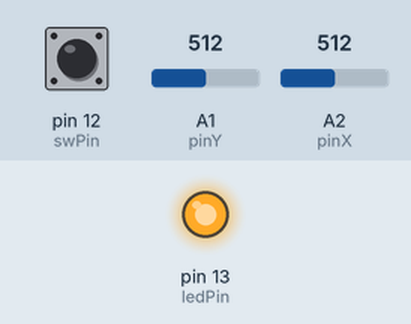
A sketch run on a simulated Arduino Uno, built with avr-gcc and run on an emulated ATmega328P. On the bench: output pins drawn as LEDs (lit = HIGH). The test bench sets the inputs (shaded band); at power-on: pin 12 (swPin) HIGH, A1 (pinY) = 512, A2 (pinX) = 512. What the sketch prints to the serial monitor is not drawn.

Above: at 1.2 s.
1.3 s: pin 12 (swPin) pulled LOW for 0.15 s
At 1.38 s:
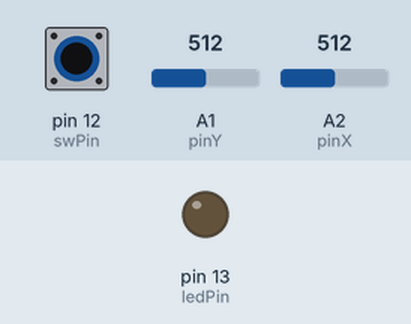
2.9 s: pin 12 (swPin) pulled LOW for 3.2 s
At 7.4 s:
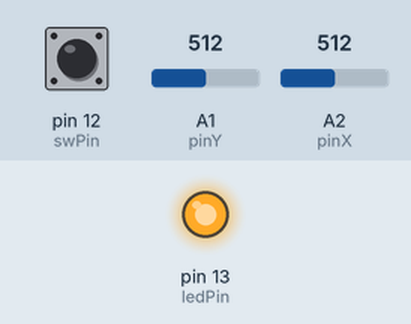
Timing chart, 0 to 8.9 s (numbered marks = the images above; inputs shaded):
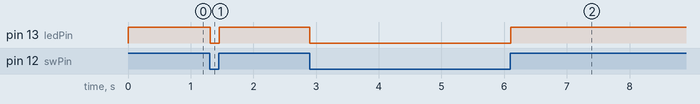

Measured:
- after the input at 1.3 s, pin 13 (ledPin): HIGH → LOW at once, → HIGH 0.15 s later
- after the input at 2.9 s, pin 13 (ledPin): HIGH → LOW at once, → HIGH 3.2 s later

The sketch:

joy-ps2.ino
```cpp
#define pinX    A2  // ось X джойстика RED - RESUME
#define pinY    A1  // ось Y джойстика BLUE - HOLD
#define swPin    12  // кнопка джойстика SPN - EN
#define ledPin   13  // светодиод на Pin 13

void setup() {
  Serial.begin(9600);

  pinMode(ledPin, OUTPUT);
  pinMode(pinX, INPUT);
  pinMode(pinY, INPUT);

  pinMode(swPin, INPUT);
  digitalWrite(swPin, HIGH);
}

void loop() {
  boolean ledState = digitalRead(swPin); // считываем состояние кнопки
  digitalWrite(ledPin, ledState);        // вкл./выкл. светодиод

  int X = analogRead(pinX);              // считываем значение оси Х
  int Y = analogRead(pinY);              // считываем значение оси Y

  Serial.print(X);                       // выводим в Serial Monitor
  Serial.print("\t");                    // табуляция
  Serial.println(Y);
}
```
